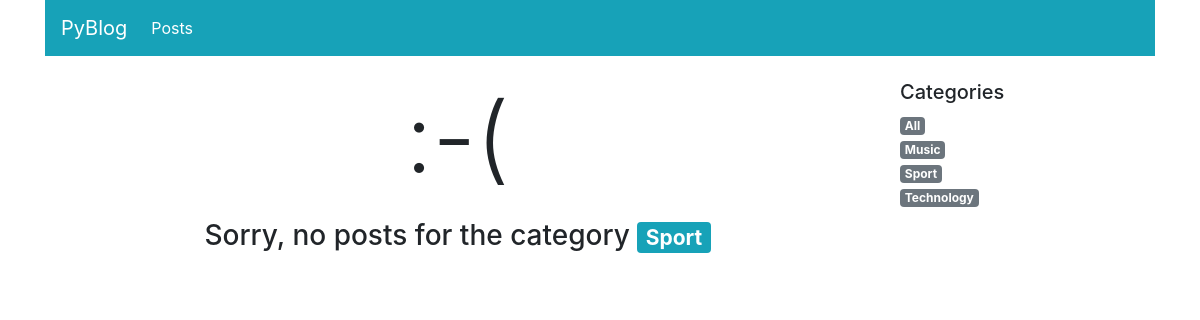
/blog/posts/Sport/, run on the app's committed database.
### blog/models.py (models this page shows, shortened)
class PostCategory(models.Model):
    name = models.CharField(max_length=50)
    def slug(self):
        return slugify(self.name)

### blog/views.py (the view)
# urls.py: path('posts/', views.post_list, name='home'),
def post_list(request, category_name=model_helpers.post_category_all.slug()):
    category, posts = model_helpers.get_category_and_posts(category_name)
    categories = model_helpers.get_categories()
    context = {
        'navigation_items': navigation.navigation_items(navigation.NAV_POSTS),
        'category': category,
        'posts': posts,
        'categories': categories,
    }
    return render(request, 'blog/post_list.html', context)

### blog/model_helpers.py (called while the page is built)
def get_category_and_posts(category_name):
    posts = Post.objects.filter(published=True)
    if category_name == post_category_all.slug():
        category = post_category_all
    else:
        try:
            category = PostCategory.objects.get(name__iexact=category_name)
            posts = posts.filter(category=category)
        except PostCategory.DoesNotExist:
            category = PostCategory(name=category_name)
            posts = Post.objects.none()
    posts = posts.order_by('-created_at')
    return category, posts

def get_categories():
    categories = list(PostCategory.objects.all().order_by('name'))
    categories.insert(0, post_category_all)
    return categories

### blog/navigation.py (called while the page is built)
def navigation_items(selected_item):
    items = []
    for name, url in NAV_ITEMS:
        items.append({
            'name': name,
            'url': url,
            'active': True if selected_item == name else False
         })
    return items

### blog/templates/blog/post_list.html (shortened to what this page needs)
{% extends 'base.html' %}
{% block content %}
<div class="col-sm-9">
    {% for post in posts %}
        <div class="mb-4">
            <h3> <a href="{% url 'post-detail' post.pk %}"> {{ post.title }} </a> </h3>
            <small>Posted on {{ post.created_at }}</small>
            <hr>
            <p class="text-muted">
                {{ post.text|linebreaks|safe|truncatewords:100 }}
                <a href="{% url 'post-detail' post.pk %}">[read more]</a>
            </p>
            <a href="{% url 'post-list' post.category.slug %}" class="badge badge-info"> {{ post.category.name|capfirst }} </a>
        </div>
    {% empty %}
    <div class="text-center">
        <p class="display-1"> :-( </p>
        <h3 class="mt-4">
            Sorry, no posts for the category <span class="badge badge-info"> {{ category.name }} </span>
        </h3>
    </div>
    {% endfor %}
</div>
<div class="col-sm-3">
    <h5>Categories</h5>
    <ul class="list-unstyled">
        {% for cat in categories %}
            <li>
                <a href="{% url 'post-list' cat.slug %}" class="badge badge-secondary">
                   {{ cat.name|capfirst }}
                </a>
            </li>
        {% endfor %}
    </ul>
</div>
{% endblock content %}

### data on the page
PostCategory: name "Sport"
PostCategory: name "Music"
PostCategory: name "Technology"

### other printed values
{{ item.name }} "Posts"
{{ cat.name|capfirst }} "All"
